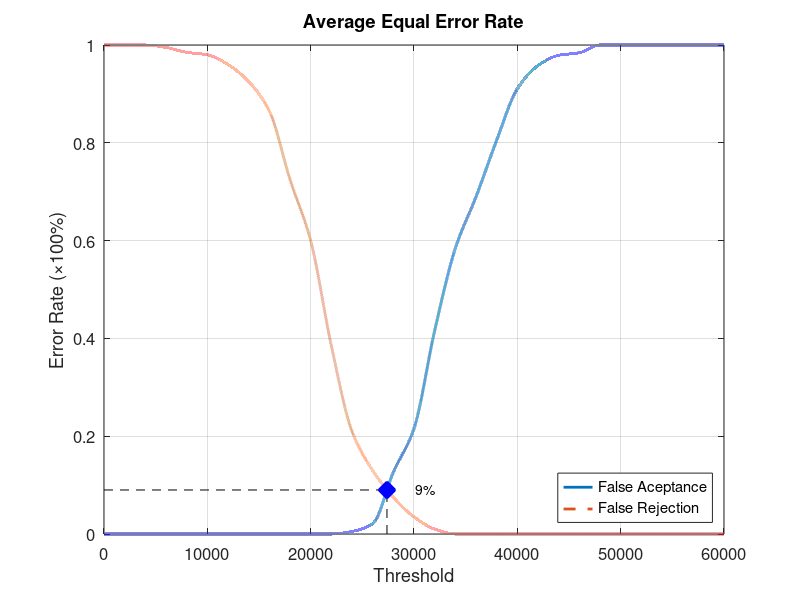
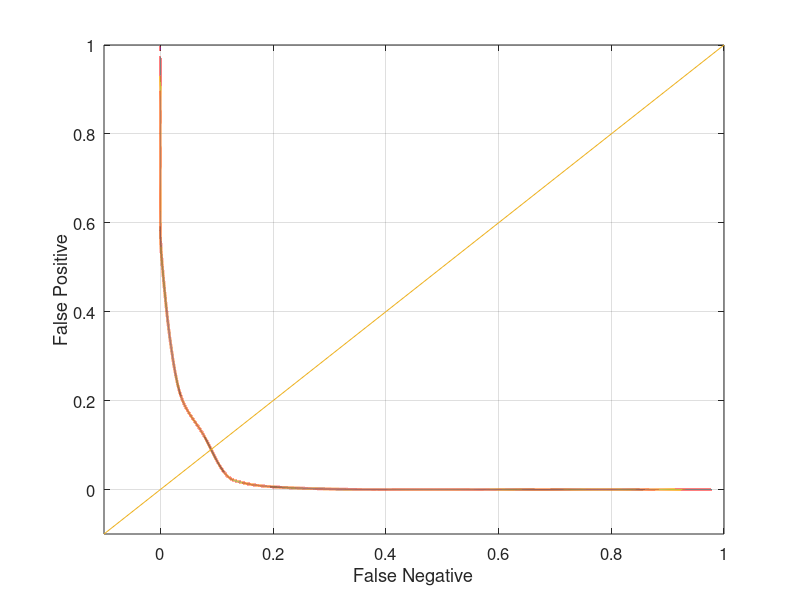

Reproduce these figures in MATLAB, in order.
function yEER = Database4_1
close all;
clear;
clc;
x = 0:2000:60000;
xq = 0:0.5:60000;

y0 = [0 0 0 0 0 0 0 0 0 0 0 0 0.00526316 0.0210526 0.126316 0.215789 0.415789 0.584211 0.689474 0.805263 0.910526 0.957895 0.978947 0.984211 1 1 1 1 1 1 1];
yy0 = interp1(x, y0, xq, 'pchip');
y1 = [1 1 1 0.995 0.985 0.98 0.96 0.925 0.865 0.725 0.6 0.385 0.21 0.13 0.075 0.035 0.01 0 0 0 0 0 0 0 0 0 0 0 0 0 0];
yy1 = interp1(x, y1, xq, 'pchip');

% Calculating EER: 
y2 = abs(y0 - y1);
find(y2 == min(y2))
yy2 = abs(yy0 - yy1);
xEER = find(yy2 == min(yy2));
xEERIndex = xq(xEER) % X-axis EER
yEER = yy0(xEER) % Y-axis EER

main = figure
plot(xq, yy0,'-','LineWidth', 2);	hold on
plot(xq, yy1,'--','LineWidth', 2);	hold on
plot([xEERIndex xEERIndex], [0 yEER], 'k--');	hold on
plot([0 xEERIndex], [yEER yEER], 'k--');	hold on
plot(xEERIndex, yEER, 'bx', 'LineWidth', 10);	hold on
text(xEERIndex + 10 * xEERIndex / 100, yEER, [num2str(round((10000 * yEER)) / 100) '%'])
legend('False Aceptance', 'False Rejection', 'Location', 'SouthEast')
xlabel('Threshold')
ylabel('Error Rate (\times100%)')
title('Average Equal Error Rate')
set(gca, 'FontSize', 12)
axis([0 60000 0 1])
grid on

print(main, 'Database4_1Main', '-dpng');
FNRxFPR = figure('Color', [1 1 1]);
plot(yy1, yy0, '-', yy1, yy0, 'LineWidth', 2);
hold on
y = -0.1:0.1:1
plot(y, y); 
set(gca, 'FontSize', 12)
xlabel('False Negative')
ylabel('False Positive')
axis([-0.1 1 -0.1 1])
set(gca, 'FontSize', 12)
grid on

print(FNRxFPR, 'Database4_1FNRxFPR','-dpng');
end
